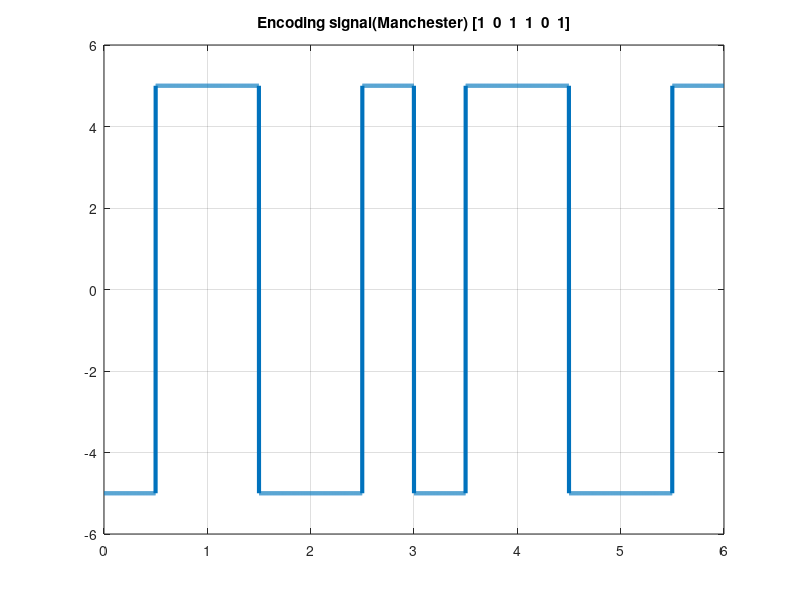

Here is the MATLAB script that generated this plot:
clc;
close all;
clear all;

bits = [1 0 1 1 0 1];
bitrate = 1;
n = 1000;

T = length(bits)/bitrate;
N = length(bits)*n;

dt = T/N;
t = 0:dt:T-dt;

%Encoding

x = zeros(1, length(t));
half = n/2;

% 0 -> Positive to Negative
% 1 -> Negative to Positive

for i  = 1:length(bits)
  if (bits(i) == 0)
    x((i-1)*n + 1 : half) = 5;
    x((half+1) : i*n) = -5;
  else
    x((i-1)*n + 1 : half) = -5;
    x((half+1) : i*n) = 5;
  endif
  half = half+n;
end

plot(t, x, 'Linewidth', 3);
title(['Encoding signal(Manchester) [' num2str(bits) ']']);
grid on;

%Decoding

y = zeros(1 , length(x)/n);
half = n/2;

for i = 1:length(y)
  if (x((i-1)*n + 1 : half) == -5)
    y(i) = 1;
  else
    y(i) = 0;
  endif
  half = half+n;
end

disp('Manchester Decoded Signal : ');
disp(y);
